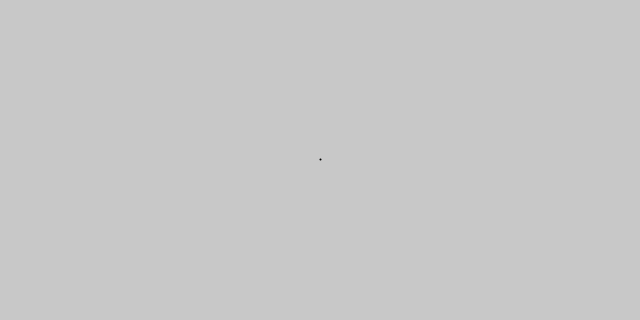
Frame 1 (no input)
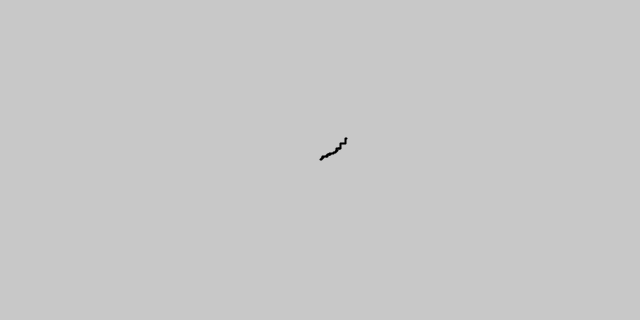
Frame 60 (the mouse pressed at the canvas centre just before this capture)
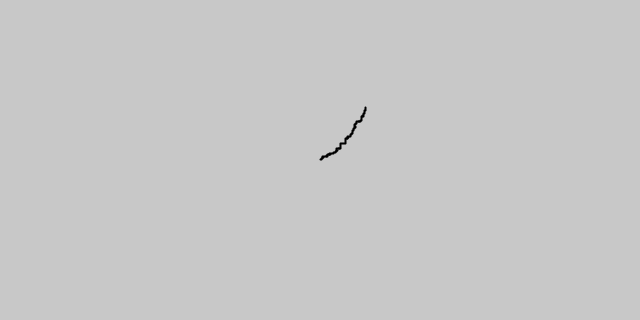
Frame 120 (the mouse held since frame 60 and released just before this capture)

The Processing sketch that drew these frames (run headless with seeded random() and noise(); from frame 60 on, the mouse is pressed at the canvas centre):

// Processing sketch: Exercise_I_1_WalkerTendsToDownRight
// ── Exercise_I_1_WalkerTendsToDownRight.pde

Walker w;

void setup(){
  size(640,320);
  w = new Walker();
  background(200);
}

void draw(){
  w.step();
  w.render();

}

// ── Walker.pde
// this is a walker object

class Walker{
  int x,y;
  
  Walker(){
    x = width/2;
    y = height/2;
  }
  
  void render(){
    stroke(0);
    strokeWeight(2);
    point(x,y);
  }
  
  void step() {
    float r = random(1);
    if(r < 0.4){
      x++;
    }else if(r < 0.5){
      x--;
    }else if(x < 0.9){
      y++;
    }else{
      y--;
    }
  x = constrain(x,0,width-1);
  y = constrain(y,0,height-1);
  }

}
